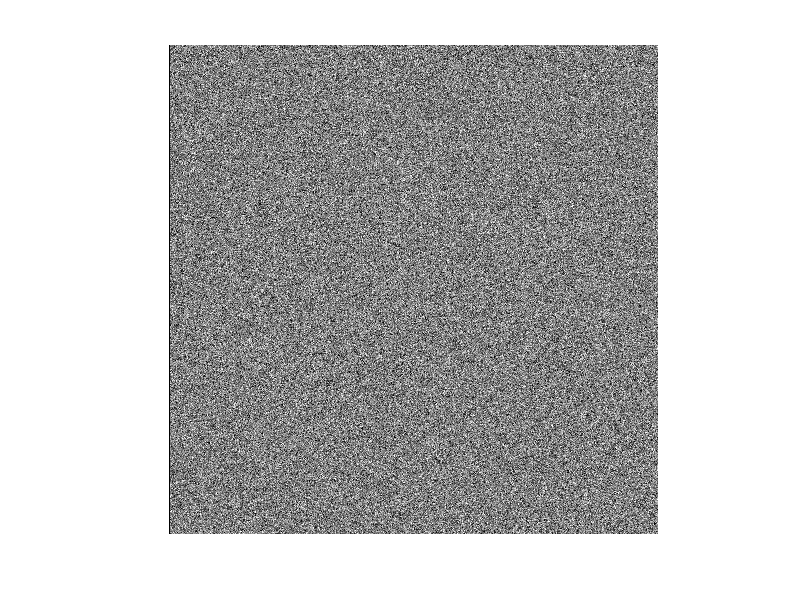

MATLAB code to generate this figure:
% similate effects of squashing on image similarity

sizeR = 600;
sizeC = 600;

meanIntensity = 0.5;
sdIntensity = 0.2;

imageBase = meanIntensity + sdIntensity .* randn(sizeR,sizeC);

figure;imshow(imageBase);